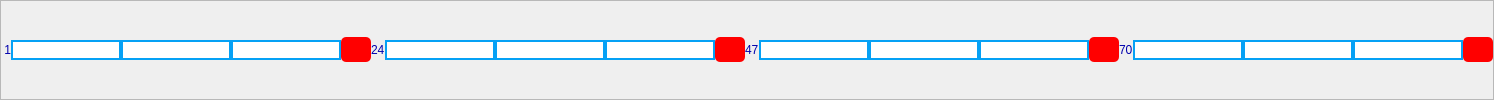
           <widget class="QFrame" name="frame_5">
            <property name="frameShape">
             <enum>QFrame::StyledPanel</enum>
            </property>
            <property name="frameShadow">
             <enum>QFrame::Raised</enum>
            </property>
            <layout class="QHBoxLayout" name="horizontalLayout_2">
             <property name="spacing">
              <number>0</number>
             </property>
             <property name="leftMargin">
              <number>0</number>
             </property>
             <property name="topMargin">
              <number>0</number>
             </property>
             <property name="rightMargin">
              <number>0</number>
             </property>
             <property name="bottomMargin">
              <number>0</number>
             </property>
             <item>
              <widget class="QLabel" name="label_2">
               <property name="styleSheet">
                <string notr="true">color:rgb(0, 0, 173); 
font: 75 8pt &quot;MS Shell Dlg 2&quot;;</string>
               </property>
               <property name="text">
                <string> 1</string>
               </property>
              </widget>
             </item>
             <item>
              <widget class="QLineEdit" name="lineEdit_15">
               <property name="styleSheet">
                <string notr="true">border: 2px solid  rgb(5, 161, 245); 
background-color: rgb(255, 255, 255);
</string>
               </property>
              </widget>
             </item>
             <item>
              <widget class="QLineEdit" name="lineEdit_16">
               <property name="styleSheet">
                <string notr="true">border: 2px solid  rgb(5, 161, 245); 
background-color: rgb(255, 255, 255);
</string>
               </property>
              </widget>
             </item>
             <item>
              <widget class="QLineEdit" name="lineEdit_4">
               <property name="styleSheet">
                <string notr="true">border: 2px solid  rgb(5, 161, 245); 
background-color: rgb(255, 255, 255);
</string>
               </property>
              </widget>
             </item>
             <item>
              <widget class="QPushButton" name="pushButton_72">
               <property name="minimumSize">
                <size>
                 <width>0</width>
                 <height>25</height>
                </size>
               </property>
               <property name="maximumSize">
                <size>
                 <width>30</width>
                 <height>16777215</height>
                </size>
               </property>
               <property name="styleSheet">
                <string notr="true">background-color: rgb(0, 0, 0);
background-color: rgb(255, 0, 0);
border-radius: 5px;</string>
               </property>
               <property name="text">
                <string/>
               </property>
              </widget>
             </item>
             <item>
              <widget class="QLabel" name="label_6">
               <property name="styleSheet">
                <string notr="true">color:rgb(0, 0, 173); 
font: 75 8pt &quot;MS Shell Dlg 2&quot;;</string>
               </property>
               <property name="text">
                <string>24</string>
               </property>
              </widget>
             </item>
             <item>
              <widget class="QLineEdit" name="lineEdit_13">
               <property name="styleSheet">
                <string notr="true">border: 2px solid  rgb(5, 161, 245); 
background-color: rgb(255, 255, 255);
</string>
               </property>
              </widget>
             </item>
             <item>
              <widget class="QLineEdit" name="lineEdit_14">
               <property name="styleSheet">
                <string notr="true">border: 2px solid  rgb(5, 161, 245); 
background-color: rgb(255, 255, 255);
</string>
               </property>
              </widget>
             </item>
             <item>
              <widget class="QLineEdit" name="lineEdit_7">
               <property name="styleSheet">
                <string notr="true">border: 2px solid  rgb(5, 161, 245); 
background-color: rgb(255, 255, 255);
</string>
               </property>
              </widget>
             </item>
             <item>
              <widget class="QPushButton" name="pushButton_74">
               <property name="minimumSize">
                <size>
                 <width>0</width>
                 <height>25</height>
                </size>
               </property>
               <property name="maximumSize">
                <size>
                 <width>30</width>
                 <height>16777215</height>
                </size>
               </property>
               <property name="styleSheet">
                <string notr="true">background-color: rgb(0, 0, 0);
background-color: rgb(255, 0, 0);
border-radius: 5px;</string>
               </property>
               <property name="text">
                <string/>
               </property>
              </widget>
             </item>
             <item>
              <widget class="QLabel" name="label_5">
               <property name="styleSheet">
                <string notr="true">color:rgb(0, 0, 173); 
font: 75 8pt &quot;MS Shell Dlg 2&quot;;</string>
               </property>
               <property name="text">
                <string>47</string>
               </property>
              </widget>
             </item>
             <item>
              <widget class="QLineEdit" name="lineEdit_17">
               <property name="styleSheet">
                <string notr="true">border: 2px solid  rgb(5, 161, 245); 
background-color: rgb(255, 255, 255);
</string>
               </property>
              </widget>
             </item>
             <item>
              <widget class="QLineEdit" name="lineEdit_10">
               <property name="styleSheet">
                <string notr="true">border: 2px solid  rgb(5, 161, 245); 
background-color: rgb(255, 255, 255);
</string>
               </property>
              </widget>
             </item>
             <item>
              <widget class="QLineEdit" name="lineEdit_18">
               <property name="styleSheet">
                <string notr="true">border: 2px solid  rgb(5, 161, 245); 
background-color: rgb(255, 255, 255);
</string>
               </property>
              </widget>
             </item>
             <item>
              <widget class="QPushButton" name="pushButton_73">
               <property name="minimumSize">
                <size>
                 <width>0</width>
                 <height>25</height>
                </size>
               </property>
               <property name="maximumSize">
                <size>
                 <width>30</width>
                 <height>16777215</height>
                </size>
               </property>
               <property name="styleSheet">
                <string notr="true">background-color: rgb(0, 0, 0);
background-color: rgb(255, 0, 0);
border-radius: 5px;</string>
               </property>
               <property name="text">
                <string/>
               </property>
              </widget>
             </item>
             <item>
              <widget class="QLabel" name="label_7">
               <property name="styleSheet">
                <string notr="true">color:rgb(0, 0, 173); 
font: 75 8pt &quot;MS Shell Dlg 2&quot;;</string>
               </property>
               <property name="text">
                <string>70</string>
               </property>
              </widget>
             </item>
             <item>
              <widget class="QLineEdit" name="lineEdit_19">
               <property name="styleSheet">
                <string notr="true">border: 2px solid  rgb(5, 161, 245); 
background-color: rgb(255, 255, 255);
</string>
               </property>
              </widget>
             </item>
             <item>
              <widget class="QLineEdit" name="lineEdit_11">
               <property name="styleSheet">
                <string notr="true">border: 2px solid  rgb(5, 161, 245); 
background-color: rgb(255, 255, 255);
</string>
               </property>
              </widget>
             </item>
             <item>
              <widget class="QLineEdit" name="lineEdit_20">
               <property name="styleSheet">
                <string notr="true">border: 2px solid  rgb(5, 161, 245); 
background-color: rgb(255, 255, 255);
</string>
               </property>
              </widget>
             </item>
             <item>
              <widget class="QPushButton" name="pushButton_75">
               <property name="minimumSize">
                <size>
                 <width>0</width>
                 <height>25</height>
                </size>
               </property>
               <property name="maximumSize">
                <size>
                 <width>30</width>
                 <height>16777215</height>
                </size>
               </property>
               <property name="styleSheet">
                <string notr="true">background-color: rgb(0, 0, 0);
background-color: rgb(255, 0, 0);
border-radius: 5px;</string>
               </property>
               <property name="text">
                <string/>
               </property>
              </widget>
             </item>
            </layout>
           </widget>
